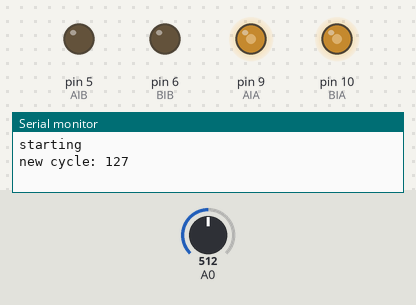
This sketch was run on a simulated Arduino Uno, built with avr-gcc and run on an emulated ATmega328P. Shown: output pins drawn as LEDs (lit = HIGH), the last lines printed to the serial monitor. Inputs (shaded band) come from the test bench; at power-on: A0 = 512.

Above: at 2.2 s.
2.3 s: A0 set to 716
At 3.3 s:
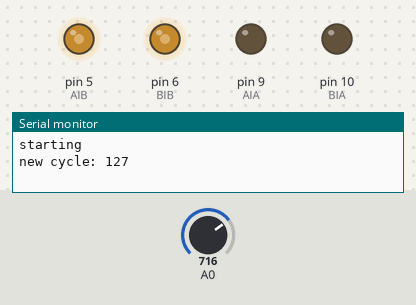
11.6 s: A0 set to 900
At 13.4 s:
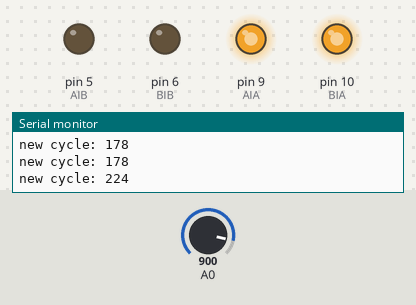
20.5 s: A0 set to 122
At 21.9 s:
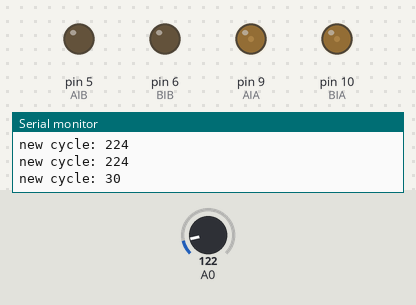
Timing chart, 0 to 35.8 s (numbered marks = the images above; inputs shaded):
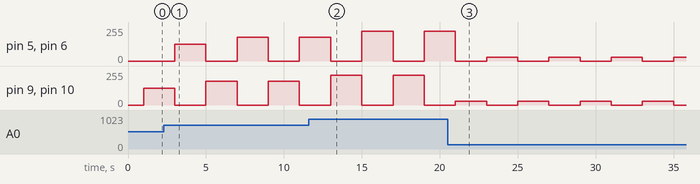

The sketch:

_150109_FirstMotorController.ino
```cpp
/*
objective: use motor controller and pwm pins to drive a dc motor.
  will use outside (wall wart) 5V into the controller, will use
  pwm pins for logic.

  UPDATE: works. also, code from online has been modified to work
  with potentiometer for variable speed.

*/


const int AIA = 9;  // (pwm) pin 9 connected to pin A-IA
const int AIB = 5;  // (pwm) pin 5 connected to pin A-IB

const int BIA = 10; // (pwm) pin 10 connected to pin B-IA
const int BIB = 6;  // (pwm) pin 6 connected to pin B-IB

byte speed = 255;  // change this (0-255) to control the speed of the motors

void setup(){
  pinMode(AIA, OUTPUT); // set pins to output
  pinMode(AIB, OUTPUT);
  pinMode(BIA, OUTPUT);
  pinMode(BIB, OUTPUT);
  Serial.begin(9600);
  delay(1000);
  Serial.println("starting");

}

void loop(){

speed=map(analogRead(0),0,1023,0,255);

Serial.print("new cycle: ");
Serial.println(speed);
  forward();
  delay(2000);
  backward();
  delay(2000);

}

void backward()
{
  analogWrite(AIA, 0);
  analogWrite(AIB, speed);
  analogWrite(BIA, 0);
  analogWrite(BIB, speed);
}

void forward()
{
  analogWrite(AIA, speed);
  analogWrite(AIB, 0);

  analogWrite(BIA, speed);
  analogWrite(BIB, 0);
}
```

Measured:
- by itself, pin 5 (AIB), pin 6 (BIB), pin 9 (AIA), pin 10 (BIA): alternates 30/255 for 2.0 s and 0/255 for 2.0 s
